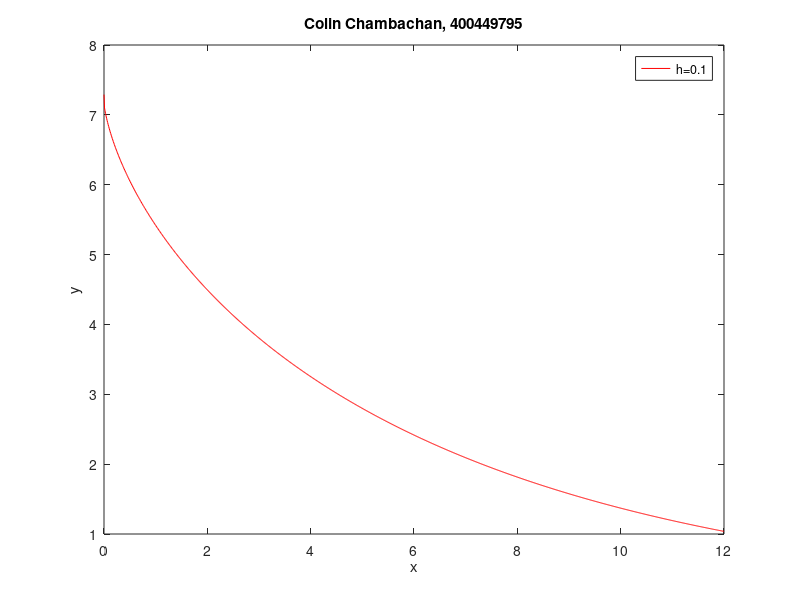

The MATLAB script that drew this image:
%% Question 4
%{
  uses Euler's method with a step size of 0.01 to approximate the solution of a differential equation, then plots
%}
h = 0.01;

X=12;
N = round(X/h);

x = zeros(1,N+1);
y = zeros(1,N+1);

x(1) = 0;
y(1) = 7.29;

for n = 1:N
  x(n+1) = x(n) + h;
  y(n+1) = y(n) + h*(-1*(y(n)/sqrt(7.3^2 - y(n)^2)));
end

% Plot graphs
plot(x, y,'r'); % plotting
title('Colin Chambachan, 400449795'); % figure's title,
legend('h=0.1'); % legend
xlabel('x'); ylabel('y'); % and axis labels